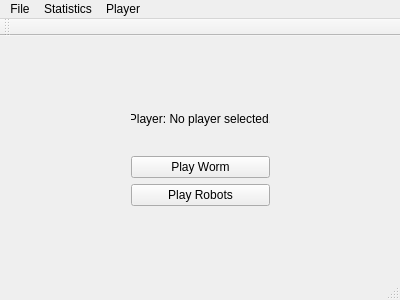
<?xml version="1.0" encoding="UTF-8"?>
<ui version="4.0">
 <class>MainWindow</class>
 <widget class="QMainWindow" name="MainWindow">
  <property name="geometry">
   <rect>
    <x>0</x>
    <y>0</y>
    <width>400</width>
    <height>300</height>
   </rect>
  </property>
  <property name="windowTitle">
   <string>MainWindow</string>
  </property>
  <widget class="QWidget" name="centralWidget">
   <widget class="QWidget" name="">
    <property name="geometry">
     <rect>
      <x>120</x>
      <y>40</y>
      <width>161</width>
      <height>141</height>
     </rect>
    </property>
    <layout class="QVBoxLayout" name="verticalLayout">
     <item>
      <widget class="QLabel" name="playerLabel">
       <property name="text">
        <string>Player: No player selected.</string>
       </property>
       <property name="alignment">
        <set>Qt::AlignCenter</set>
       </property>
      </widget>
     </item>
     <item>
      <widget class="QPushButton" name="wormButton">
       <property name="text">
        <string>Play Worm</string>
       </property>
      </widget>
     </item>
     <item>
      <widget class="QPushButton" name="robotButton">
       <property name="text">
        <string>Play Robots</string>
       </property>
      </widget>
     </item>
    </layout>
   </widget>
  </widget>
  <widget class="QMenuBar" name="menuBar">
   <property name="geometry">
    <rect>
     <x>0</x>
     <y>0</y>
     <width>400</width>
     <height>22</height>
    </rect>
   </property>
   <property name="nativeMenuBar">
    <bool>false</bool>
   </property>
   <widget class="QMenu" name="menuFile">
    <property name="title">
     <string>File</string>
    </property>
    <addaction name="actionExit_Program"/>
   </widget>
   <widget class="QMenu" name="menuStatistics">
    <property name="title">
     <string>Statistics</string>
    </property>
    <addaction name="actionTop_3_Players"/>
    <addaction name="actionTop_3_Games"/>
    <addaction name="actionCalculated_Statistics"/>
   </widget>
   <widget class="QMenu" name="menuPlayer">
    <property name="title">
     <string>Player</string>
    </property>
    <addaction name="actionNew_Player"/>
    <addaction name="actionSelect_Existing_Player"/>
   </widget>
   <addaction name="menuFile"/>
   <addaction name="menuStatistics"/>
   <addaction name="menuPlayer"/>
  </widget>
  <widget class="QToolBar" name="mainToolBar">
   <attribute name="toolBarArea">
    <enum>TopToolBarArea</enum>
   </attribute>
   <attribute name="toolBarBreak">
    <bool>false</bool>
   </attribute>
  </widget>
  <widget class="QStatusBar" name="statusBar"/>
  <action name="actionExit_Program">
   <property name="text">
    <string>Exit Program</string>
   </property>
  </action>
  <action name="actionNew_Player">
   <property name="text">
    <string>New Player</string>
   </property>
  </action>
  <action name="actionSelect_Existing_Player">
   <property name="text">
    <string>Select Existing Player</string>
   </property>
  </action>
  <action name="actionTop_3_Players">
   <property name="text">
    <string>Top 3 Players</string>
   </property>
  </action>
  <action name="actionTop_3_Games">
   <property name="text">
    <string>Top 3 Games</string>
   </property>
  </action>
  <action name="actionCalculated_Statistics">
   <property name="text">
    <string>Calculated Statistics</string>
   </property>
  </action>
 </widget>
 <layoutdefault spacing="6" margin="11"/>
 <resources/>
 <connections/>
</ui>
